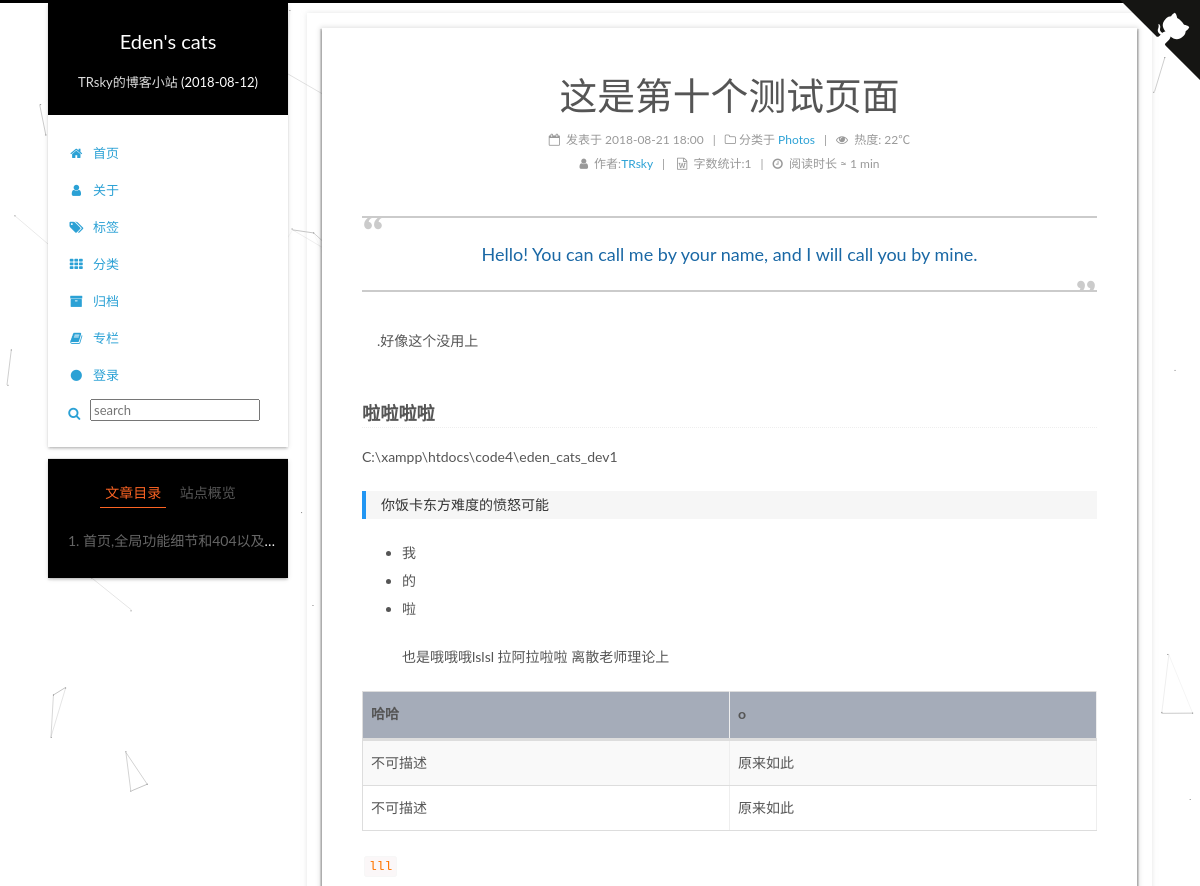
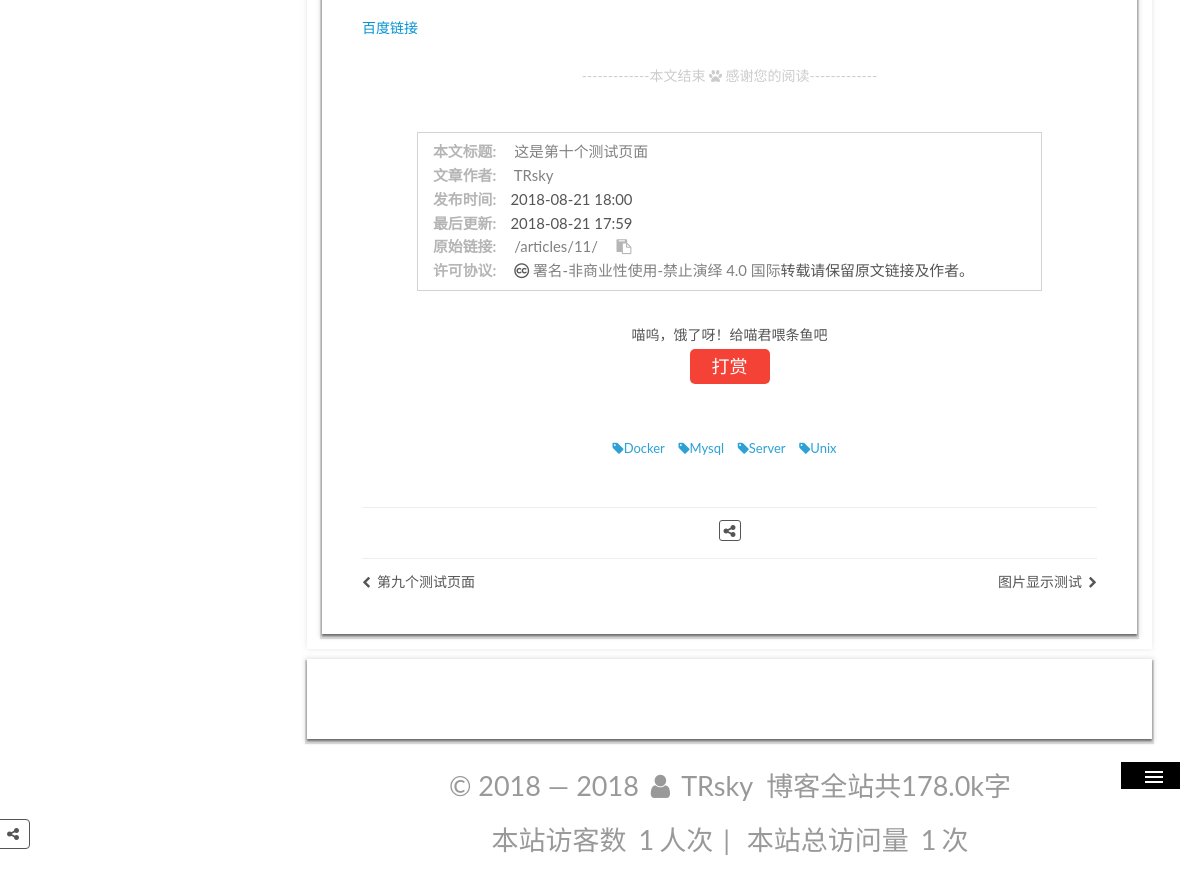
/articles/11/, run on the app's committed database (2 pictures, top to bottom).
### apps/blog/models.py (models this page shows, shortened)
class Article(models.Model):
    STATUS_CHOICES = (
        ('draft', '草稿'),
        ('publish', '发表'),
    )
    title = models.CharField(verbose_name='标题', max_length=100)
    content = MDTextField(verbose_name='正文', blank=True, null=True)
    status = models.CharField(verbose_name='文章状态', max_length=10, choices=STATUS_CHOICES, default='publish')
    created_time = models.DateTimeField(verbose_name='创建时间', default=now)
    public_time = models.DateTimeField(verbose_name='发布时间', blank=True, null=True)
    modified_time = models.DateTimeField(verbose_name='修改时间', default=now)
    words = models.PositiveIntegerField(verbose_name='文章字数', default=0)
    time = models.PositiveIntegerField(verbose_name='阅读时长', default=0)
    views = models.PositiveIntegerField(verbose_name='访问量', default=0)
    slogan = models.TextField(verbose_name='标语', blank=True, null=True)
    digest = MDTextField(verbose_name='文章摘要', max_length=500, blank=True)  # blank 为 True，字段可以为空
    category = models.ForeignKey(Category, verbose_name='分类', on_delete=models.CASCADE, blank=False, null=False)
    tags = models.ManyToManyField(Tag, verbose_name='标签', blank=True)
    author = models.ForeignKey(User, verbose_name='作者', on_delete=models.CASCADE, blank=False, null=False)
    column = models.ForeignKey(Column, verbose_name='专栏', on_delete=models.CASCADE, blank=True, null=True)
    def viewed(self):
        self.views += 1
        self.save(update_fields=['views'])
    def prev_article(self):
        return Article.objects.filter(id__lt=self.id, status='publish', public_time__isnull=False).first()
    def next_article(self):  # id比当前id大，状态为已发布，发布时间不为空
        return Article.objects.filter(id__gt=self.id, status='publish', public_time__isnull=False).first()
    class Meta:  # 按文章创建日期降序排序
        ordering = ['-public_time']
        verbose_name = '文章'  # 指定后台显示模型名称
        verbose_name_plural = '文章列表'  # 指定后台显示模型复数名称
        db_table = 'article'  # 数据库表
        get_latest_by = 'created_time'

class Category(models.Model):
    name = models.CharField(verbose_name='类别', max_length=100, unique=True)
    created_time = models.DateField(verbose_name='创建时间', default=now)
    modified_time = models.DateField(verbose_name='修改时间', default=now)
    def __str__(self):
        return self.name
    class Meta:
        ordering = ['name']
        verbose_name = '类别名称'
        verbose_name_plural = '分类列表'
        db_table = 'category'   # 数据库表名

class Tag(models.Model):
    name = models.CharField(verbose_name='标签名', max_length=100, unique=True)
    created_time = models.DateField(verbose_name='创建时间', default=now)
    modified_time = models.DateField(verbose_name='修改时间', default=now)
    def __str__(self):
        return self.name
    class Meta:
        ordering = ['name']
        verbose_name = '标签名称'   # 指定后台显示模型名称
        verbose_name_plural = '标签列表'   # 指定后台显示模型复数
        db_table = 'tag'    # 数据库表名

### apps/blog/views.py (the view)
# urls.py: path('articles/<int:id>/', views.detail, name='detail'),
def detail(request, id):
    try:
        post = Article.objects.get(id=str(id))
        post.viewed()  # 更新文章浏览次数
        tags = post.tags.all()  # 获取文章对应的所有标签
        next_post = post.next_article()  # 下一篇文章对象
        prev_post = post.prev_article()  # 上一篇文章对象
    except Article.DoesNotExist:
        raise Http404
    post.content = markdown.markdown(post.content,
                                     extensions=[
                                         'markdown.extensions.extra',
                                         'markdown.extensions.codehilite',
                                         'markdown.extensions.toc',
                                     ])
    return render(request, 'post.html', {
        'post': post,
        'tags': tags,
        'category_list': categories,
        'next_post': next_post,
        'prev_post': prev_post,
        'months': months
    })

### apps/blog/templatetags/custom_filter.py (called while the page is built)
@register.filter(is_safe=True)  # 注册template filter
@stringfilter                   # 希望字符串作为参数
def custom_markdown(value):
    content = mark_safe(markdown.markdown(value, extensions=['markdown.extensions.fenced_code',
                                                             'markdown.extensions.codehilite',
                                                             'markdown.extensions.tables',
                                                             'markdown.extensions.toc'],
                                          safe_mode=True, enable_attributes=False))
    return content

### templates/post.html (shortened to what this page needs)
{% extends "base.html" %}
{% load static %}
{% load custom_filter %}
{% block content %}
          <div class="content-wrap">
            <div id="content" class="content">
              <div id="posts" class="posts-expand">
                <article class="post post-type-normal" itemscope itemtype="http://schema.org/Article">
                  <div class="post-block">
                    <header class="post-header">
                      <h1 class="post-title" itemprop="name headline">{{ post.title }}</h1>
                      <div class="post-meta">
                        <span class="post-time">
                          <span class="post-meta-item-icon">
                            <i class="fa fa-calendar-o"></i>
                          </span>
                          <span class="post-meta-item-text">发表于</span>
                          <time title="创建于" itemprop="dateCreated datePublished" datetime="{{ post.public_time|date:'Y-m-d H:i' }}">{{ post.public_time|date:'Y-m-d H:i ' }}</time></span>
                        <span class="post-category">
                          <span class="post-meta-divider">|</span>
							<i class="fa fa-folder-o"></i>
                        </span>
                        <span class="post-meta-item-text">分类于</span>
                        <span itemprop="about" itemscope itemtype="http://schema.org/Thing">
                          <a href="{% url 'category_menu' id=post.category_id %}" itemprop="url" rel="index">
                            <span itemprop="name">{{ post.category }}</span></a>
                        </span>
                        <span id="{% url 'detail' id=post.id %}" class="leancloud_visitors" data-flag-title="{{ post.title }}">
                          <span class="post-meta-divider">|</span>
                          <span class="post-meta-item-icon">
                            <i class="fa fa-eye"></i>
                          </span>
                          <span class="post-meta-item-text">热度:</span>
                          <span>{{ post.views }}℃</span></span>
                        <div class="post-wordcount">
                            <span class="post-meta-item-icon"><i class="fa fa-user"></i> </span>
                            <span class="post-meta-item-text">作者:</span><span title="author"><a href="/about">{{ post.author }}</a></span>
                            <span class="post-meta-divider">|</span>
                          <span class="post-meta-item-icon"><i class="fa fa-file-word-o"></i></span>
                          <span class="post-meta-item-text">字数统计&#58;</span><span title="字数统计">{{ post.words }}</span>
                          <span class="post-meta-divider">|</span>
                          <span class="post-meta-item-icon">
                            <i class="fa fa-clock-o"></i>
                          </span>
                          <span class="post-meta-item-text">阅读时长 &asymp;</span>
                          <span title="阅读时长">{{ post.time }}&nbsp;min</span></div>
                      </div>
                    </header>
                    <div class="post-body" itemprop="articleBody">
                        {% if post.slogan %}
                      <blockquote class="blockquote-center">
                          <div id="slogan-content">
                          <p>{{ post.slogan|safe }}</p>
                          </div>
                      </blockquote>
                        {% endif %}
                        {% if post.digest %}
                        <div class="note">
                            {{ post.digest|custom_markdown|safe}}
                        </div>
                        {% endif %}
                        {{ post.content|safe }}
                    </div>
                    <div>
                      <div>
                        <div style="text-align:center;color:#ccc;font-size:14px">-------------本文结束
                          <i class="fa fa-paw"></i>&nbsp;感谢您的阅读-------------</div>
                      </div>
                    </div>
                    <div>
                      <div class="my_post_copyright">
                        <p>
                          <span>本文标题:</span>
                          <a href= "{% url 'detail' id=post.id %}">{{ post.title }}</a></p>
                        <p>
                          <span>文章作者:</span>
                          <a href="http://www.trskycooik.com" title="访问 TRsky 的个人博客">{{ post.author }}</a></p>
                        <p>
                          <span>发布时间:</span>{{ post.public_time|date:'Y-m-d H:i' }}</p>
                        <p>
                          <span>最后更新:</span>{{ post.modified_time|date:'Y-m-d H:i' }}</p>
                        <p>
                          <span>原始链接:</span>
                          <a href="{% url 'detail' id=post.id %}" title="{{ post.title }}">{% url 'detail' id=post.id %}</a>
                          <span class="copy-path" title="点击复制文章链接">
                            <i class="fa fa-clipboard" data-clipboard-text="{ % url 'detail' id=post.id %}" aria-label="复制成功！"></i>
                          </span>
                        </p>
                        <p>
                          <span>许可协议:</span>
                          <i class="fa fa-creative-commons"></i>
                          <a rel="license" href="https://creativecommons.org/licenses/by-nc-nd/4.0/" target="_blank" title="Attribution-NonCommercial-NoDerivatives 4.0 International (CC BY-NC-ND 4.0)">署名-非商业性使用-禁止演绎 4.0 国际</a>转载请保留原文链接及作者。</p></div>
                    </div>
                    <div>
                      <div style="padding:10px 0;margin:20px auto;width:90%;text-align:center">
                        <div>喵呜，饿了呀！给喵君喂条鱼吧</div>
                        <button id="rewardButton" disable="enable" onclick='var qr=document.getElementById("QR");"none"===qr.style.display?qr.style.display="block":qr.style.display="none"'>
                          <span>打赏</span></button>
                      </div>
                    </div>
                    <footer class="post-footer">
                      <div class="post-tags">
                          {% for tag in tags %}
                        <a href="{% url 'search_tag' tag=tag %}" rel="tag">
                          <i class="fa fa-tag"></i>{{ tag }}</a>
                          {% endfor %}
                      </div>
                      <div class="post-widgets">
                        <div id="needsharebutton-postbottom">
                          <span class="btn">
                            <i class="fa fa-share-alt" aria-hidden="true"></i>
                          </span>
                        </div>
                      </div>
                      <div class="post-nav">
                        {% if  prev_post %}
                        <div class="post-nav-next post-nav-item">
                          <a href="{% url 'detail' id=prev_post.id %}" rel="next" title="{{ prev_post.title}}">
                            <i class="fa fa-chevron-left"></i>{{ prev_post.title }}</a>
                        </div>
                        {% endif %}
                        <span class="post-nav-divider"></span>
                        {% if next_post %}
                        <div class="post-nav-prev post-nav-item">
                          <a href="{% url 'detail' id=next_post.id %}" rel="prev" title="{{ next_post.title }}">
                            <i class="fa fa-chevron-right"></i>{{ next_post.title }}</a>
                        </div>
                        {% endif %}
                      </div>
                    </footer>
                  </div>
                </article>
              </div>
            </div>
            <div class="comments" id="comments">
              </div>
          </div>
          <aside id="sidebar" class="sidebar">
            <div class="sidebar-inner">
              <ul class="sidebar-nav motion-element">
                <li class="sidebar-nav-toc sidebar-nav-active" data-target="post-toc-wrap">文章目录</li>
                <li class="sidebar-nav-overview" data-target="site-overview-wrap">站点概览</li></ul>
              <section class="post-toc-wrap motion-element sidebar-panel sidebar-panel-active">
                <div class="post-toc">
                  <div class="post-toc-content">
                    <ol class="nav">
                      <li class="nav-item nav-level-1">
                        <a class="nav-link" href="#首页-全局功能细节和404以及500页面配置">
                          <span class="nav-number">1.</span>
                          <span class="nav-text">首页,全局功能细节和404以及500页面配置</span></a>
                      </li>
                    </ol>
                  </div>
                </div>
              </section>
            </div>
          </aside>
{% endblock %}

### static/css/style.css (style rules this page uses)
html * { -webkit-font-smoothing: antialiased; -moz-osx-font-smoothing: grayscale; }
*, *:after, *:before { -webkit-box-sizing: border-box; -moz-box-sizing: border-box; box-sizing: border-box; }
#slogan-content { color: #1a68a5; font-size: 18px; background: #FFF; }

### data on the page
Article: title "这是第十个测试页面", public_time "2018-08-21 18:00", category "Photos", views "22", author "TRsky", words "1", time "1", slogan "Hello! You can call me by your name, and I will call you by mine.", digest|custom_markdown ".好像这个没用上", content "啦啦啦啦 C:\\xampp\\htdocs\\code4\\eden_cats_dev1 你饭卡东方难度的愤怒可能 我 的 啦 也是哦哦哦lslsl 拉阿拉啦啦 离散老师理论上 哈哈 o 不可描述 原来如此 不可描述 原来如此 lll 百度链接", modified_time "2018-08-21 17:59", id "/articles/11/"
Tag: name "Docker"
Tag: name "Mysql"
Tag: name "Server"
Tag: name "Unix"
Article: title "第九个测试页面"
Article: title "图片显示测试"
